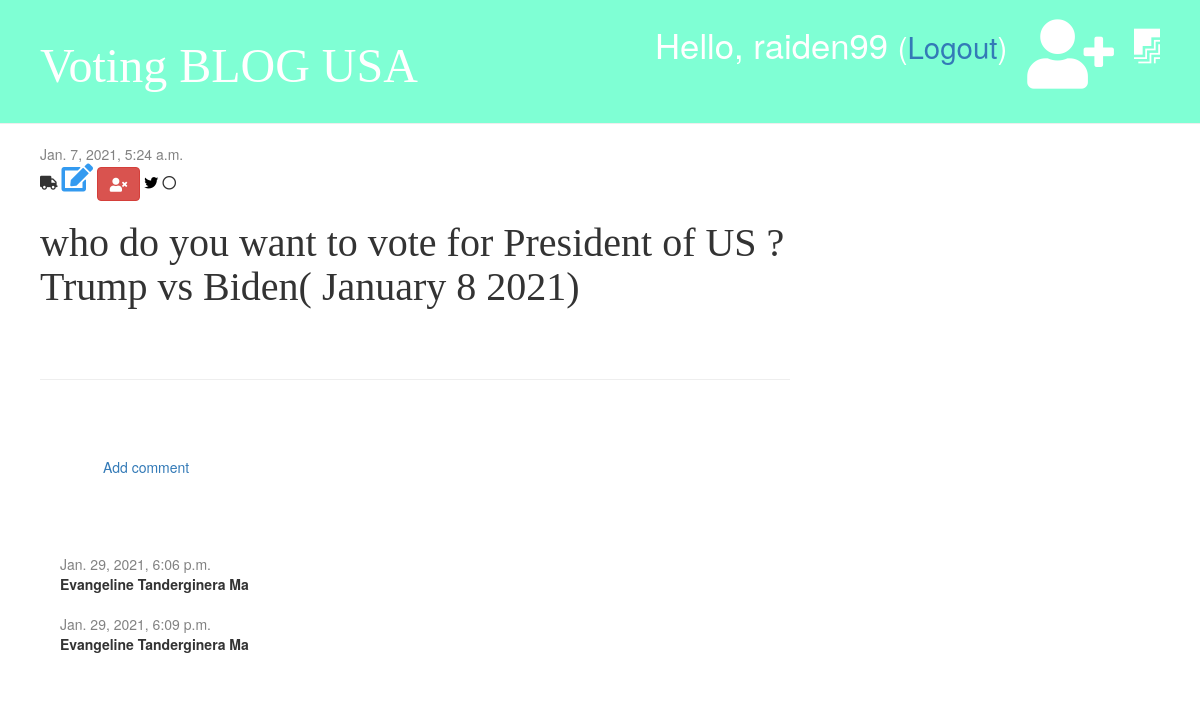
The page /post/1/ (signed in) on the database as committed earlier.
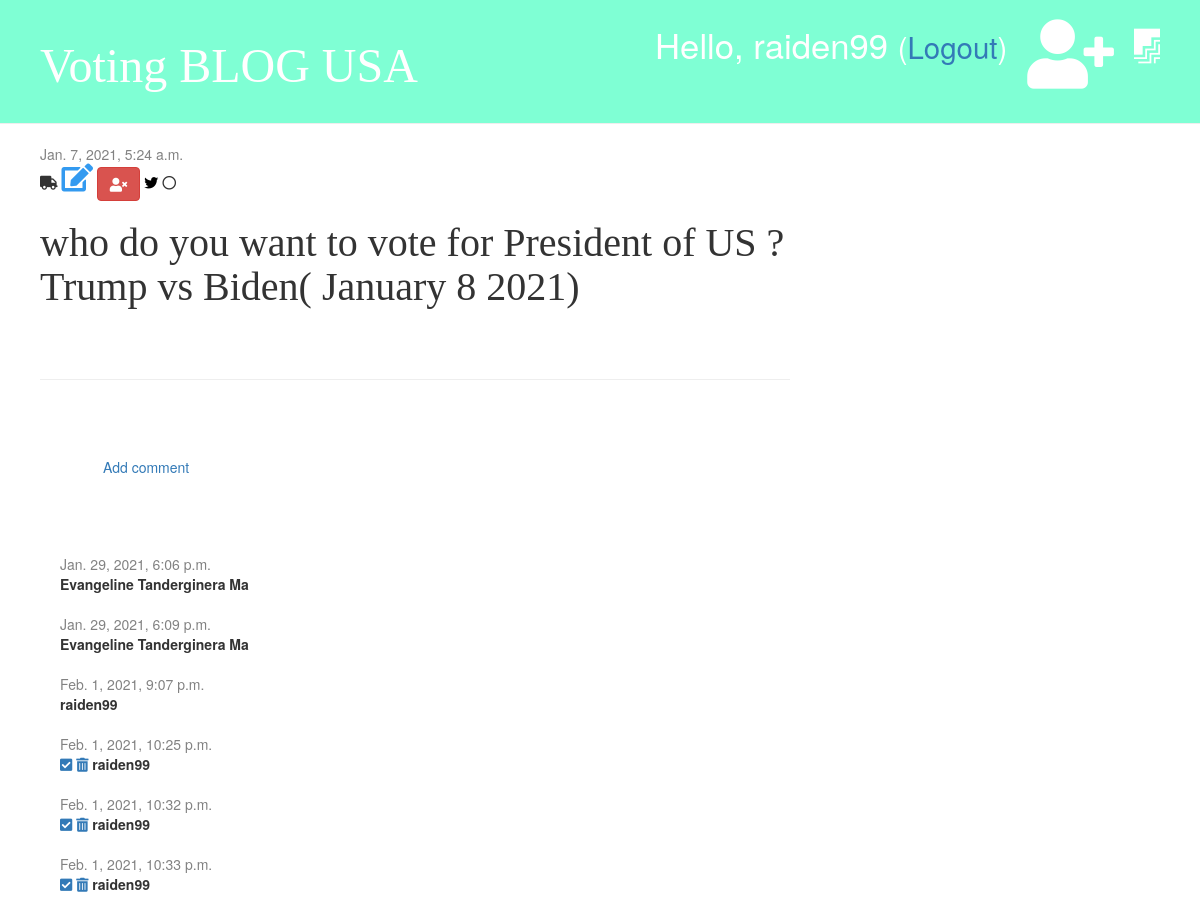
The same page on the database as committed later.
### blog/models.py (models this page shows, shortened)
class Comment(models.Model):
    post = models.ForeignKey('blog.Post', on_delete=models.CASCADE, related_name='comments')
    author = models.CharField(max_length=200)
    text = models.TextField()
    created_date = models.DateTimeField(default=timezone.now)  # when u create comment , the comment create now
    approved = models.BooleanField(default=False)

### blog/views.py (the view)
# urls.py: path('post/<int:pk>/', views.post_detail, name='post_detail'),
def post_detail(request, pk):  # as soon as you click on page
    post = get_object_or_404(Post, pk=pk)
    stuff_for_frontend = {'post': post}
    return render(request, 'blog/post_detail.html', stuff_for_frontend)

### blog/templatetags/markdownify.py (called while the page is built)
@register.filter
def markdown(value):
    renderer = HighlightRenderer()
    markdown = mistune.Markdown(renderer=renderer)
    return markdown(value)

### blog/templates/blog/post_detail.html (shortened to what this page needs)
{% extends 'blog/Base.html' %}
{% load markdownify %}
{% block content %}
        <div class="post">
            {% if post.published_date %}
                <div class="date">
                    {{post.published_date}}
                </div>
             {% else %}
                <a href="{% url 'post_publish' pk=post.pk %}" class="btn btn-primary">Publish</a>
             {% endif %}
                <i class="fa fa-truck" aria-hidden="true"></i>
            {% if user.is_authenticated %}
            <a href="{%url 'post_edit' pk=post.pk %}"><i class="fa fa-edit fa-2x" style="color: #339af0"></i></a>
            {% endif %}
            <a href="{%url 'post_delete' pk=post.pk %}" class="btn btn-danger"
            onclick=" return confirm('Are you sure you want to delete this post?')"><i class="fa fa-user-times"></i></a>
            <i class="fa fa-twitter" style="color:#000000"></i>
            <i class="fa fa-circle-o"></i>
            <h1>{{ post.title }}</h1>
        </div>
        <hr>
        <a href="{%url 'add_comment_to_post' pk=post.pk %}" class="btn btn-secondary">Add comment</a>
        {% for comment in post.comments.all %}
            {% if user.is_authenticated or comment.approved %}
             <div class="comment">
                <div class="date">
                     {{ comment.created_date }}
                </div>
                {% if not comment.approved and user.is_superuser %}
                    <a href="{%url 'comment_approve' pk=comment.pk%}"><i class="fa fa-check-square"></i></a>
                    <a href="{%url 'comment_remove' pk=comment.pk %}"><i class="fa fa-trash-alt"></i></a>
                {% endif %}
                      <strong>{{ comment.author }}</strong>
                      </div>
                {% endif %}
            {% empty %}
                 <p>NO comments for now ......</p>
        {% endfor %}
{% endblock %}

Rows that differ between the two databases and show on the page:
added Comment: created_date "Feb. 1, 2021, 9:07 p.m.", author "raiden99"
added Comment: created_date "Feb. 1, 2021, 10:25 p.m.", approved False (drawn), author "raiden99"
added Comment: created_date "Feb. 1, 2021, 10:32 p.m.", approved False (drawn), author "raiden99"
added Comment: created_date "Feb. 1, 2021, 10:33 p.m.", approved False (drawn), author "raiden99"
